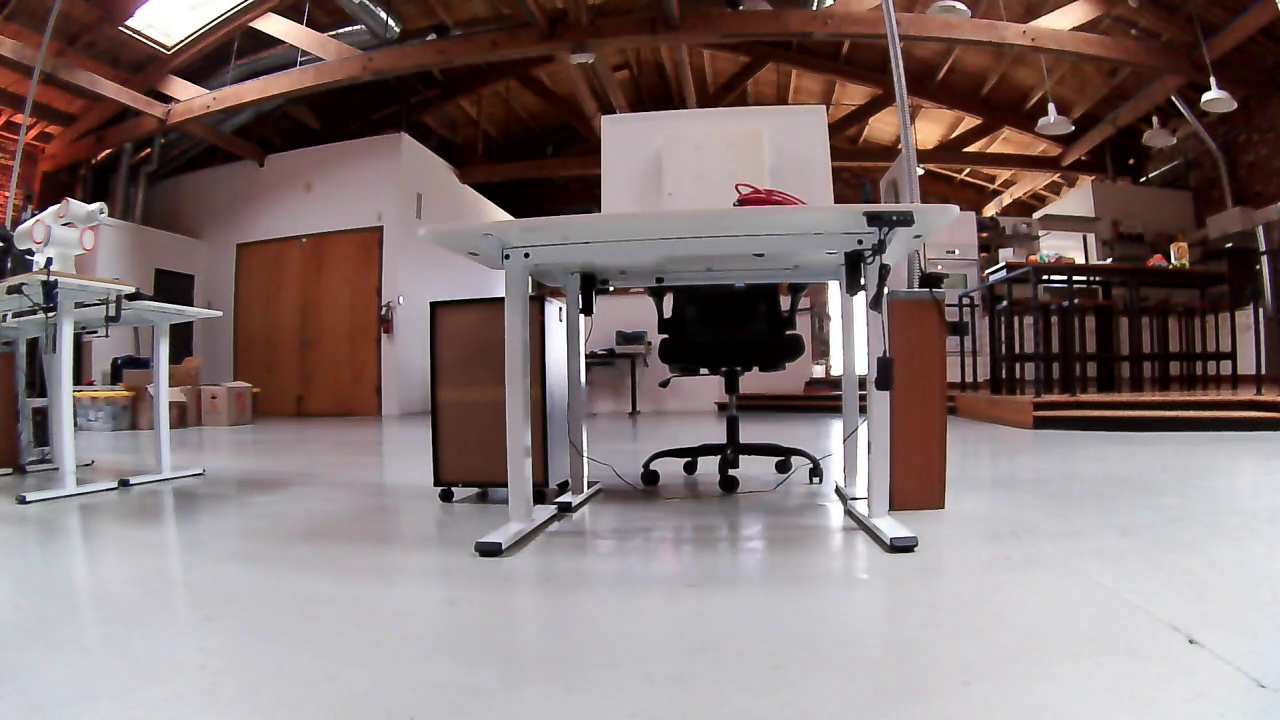
#> input picture assets/frames/1_UnitreePerceptionAgent_frame_.jpg, 1280 x 720 px; its folder holds only this picture in this run
$ python -i frame_processor.py   (imports and definitions only)
#> lines starting #> are read from the running program, lines starting #| are printed output that depends on the picture
# Copyright 2025 Dimensional Inc.
#
# Licensed under the Apache License, Version 2.0 (the "License");
# you may not use this file except in compliance with the License.
# You may obtain a copy of the License at
#
#     http://www.apache.org/licenses/LICENSE-2.0
#
# Unless required by applicable law or agreed to in writing, software
# distributed under the License is distributed on an "AS IS" BASIS,
# WITHOUT WARRANTIES OR CONDITIONS OF ANY KIND, either express or implied.
# See the License for the specific language governing permissions and
# limitations under the License.

from datetime import timedelta
import cv2
import numpy as np
import os
from reactivex import Observable
from reactivex import operators as ops
from typing import Callable, Tuple, Optional

# TODO: Reorganize, filenaming - Consider merger with VideoOperators class
class FrameProcessor:
    def __init__(self, output_dir=f'{os.getcwd()}/assets/output/frames', delete_on_init=False):
        """Initializes the FrameProcessor.

        Sets up the output directory for frame storage and optionally cleans up
        existing JPG files.

        Args:
            output_dir: Directory path for storing processed frames.
                Defaults to '{os.getcwd()}/assets/output/frames'.
            delete_on_init: If True, deletes all existing JPG files in output_dir.
                Defaults to False.

        Raises:
            OSError: If directory creation fails or if file deletion fails.
            PermissionError: If lacking permissions for directory/file operations.
        """
        self.output_dir = output_dir
        os.makedirs(self.output_dir, exist_ok=True)

        if delete_on_init:
            try:
                jpg_files = [f for f in os.listdir(self.output_dir)
                           if f.lower().endswith('.jpg')]
                for file in jpg_files:
                    file_path = os.path.join(self.output_dir, file)
                    os.remove(file_path)
                print(f"Cleaned up {len(jpg_files)} existing JPG files from {self.output_dir}")
            except Exception as e:
                print(f"Error cleaning up JPG files: {e}")
                raise

        self.image_count = 1
        # TODO: Add randomness to jpg folder storage naming.
        # Will overwrite between sessions.

    # [5 lines left out: function to_grayscale, not called in this run]

    def edge_detection(self, frame):
        return cv2.Canny(frame, 100, 200)

    def resize(self, frame, scale=0.5):
        return cv2.resize(frame, None, fx=scale, fy=scale, interpolation=cv2.INTER_AREA)

    # [144 lines left out: functions export_to_jpeg, compute_optical_flow, visualize_flow, process_stream_edge_detection, process_stream_resize, process_stream_to_greyscale and 1 more, not called in this run]

    def process_stream_optical_flow_with_relevancy(
        self,
        frame_stream: Observable
    ) -> Observable:
        """Processes video stream to compute optical flow with movement relevancy.

        Applies optical flow computation to each frame and returns both the
        visualized flow and a relevancy score indicating the amount of movement.
        The relevancy score is calculated as the mean magnitude of flow vectors.
        This method includes relevancy computation for motion detection.

        Args:
            frame_stream: An Observable emitting video frames as numpy arrays.
                Each frame should be in BGR format with shape (height, width, 3).

        Returns:
            An Observable emitting tuples of (visualized_flow, relevancy_score):
                visualized_flow: np.ndarray, BGR image visualizing optical flow
                relevancy_score: float, mean magnitude of flow vectors,
                    higher values indicate more motion

        Raises:
            TypeError: If frame_stream is not an Observable.
            ValueError: If frames have invalid dimensions or format.

        Examples:
            >>> flow_stream = processor.process_stream_optical_flow_with_relevancy(
            ...     frame_stream
            ... )
            >>> flow_stream.subscribe(
            ...     lambda result: print(f"Motion score: {result[1]}")
            ... )

        Note:
            Relevancy scores are computed using mean magnitude of flow vectors.
            Higher scores indicate more movement in the frame.
        """
        return frame_stream.pipe(
            ops.scan(
                lambda acc, frame: self.compute_optical_flow(acc, frame, compute_relevancy=True),
                (None, None, None)
            ),
            # Result is (current_frame, flow, relevancy)
            ops.filter(lambda result: result[1] is not None),  # Filter out None flows
            ops.map(lambda result: (
                self.visualize_flow(result[1]),  # Visualized flow
                result[2]                        # Relevancy score
            )),
            ops.filter(lambda result: result[0] is not None)  # Ensure valid visualization
        )

    # [35 lines left out: function process_stream_with_jpeg_export, not called in this run]

>>> import cv2
>>> picture = cv2.imread('../../assets/frames/1_UnitreePerceptionAgent_frame_.jpg', cv2.IMREAD_GRAYSCALE)
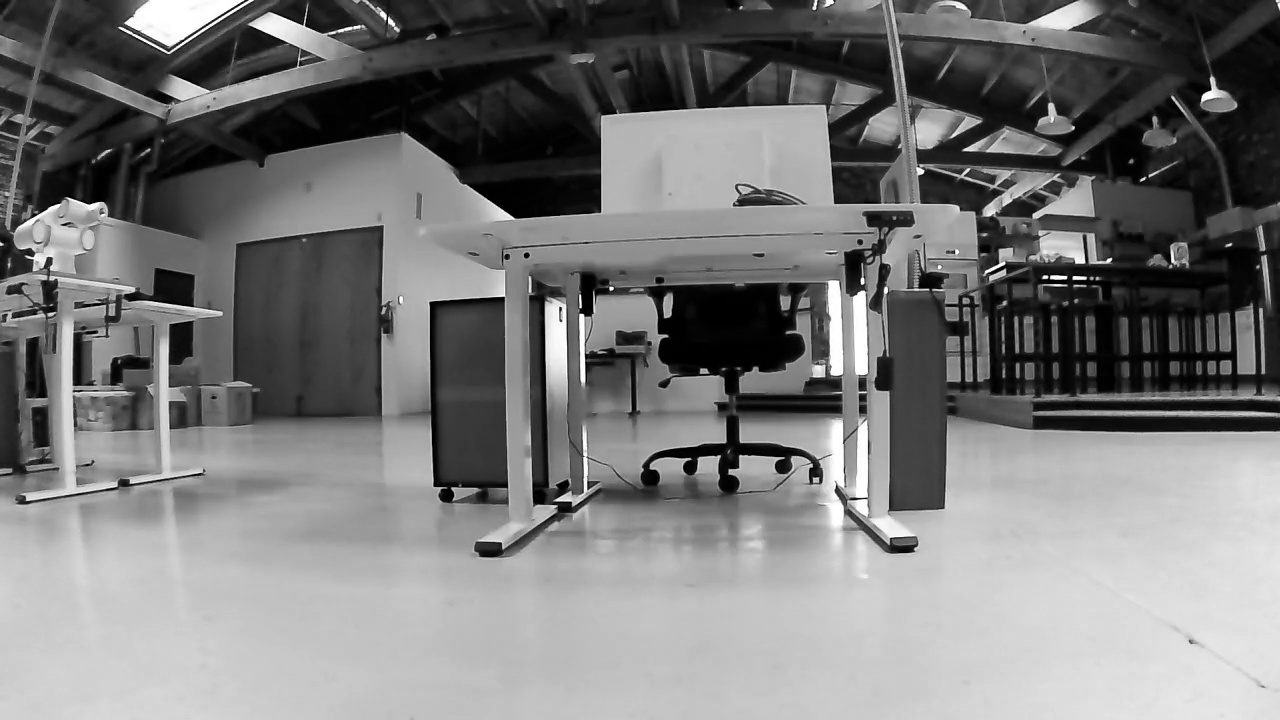
#> picture: shape (720, 1280); min 0, max 255, mean 120.8
>>> result = FrameProcessor().process_stream_optical_flow_with_relevancy(picture)
#> (the run stopped early here; a loop or call above may not have finished)

$ run again, on assets/frames/2_UnitreePerceptionAgent_frame_.jpg
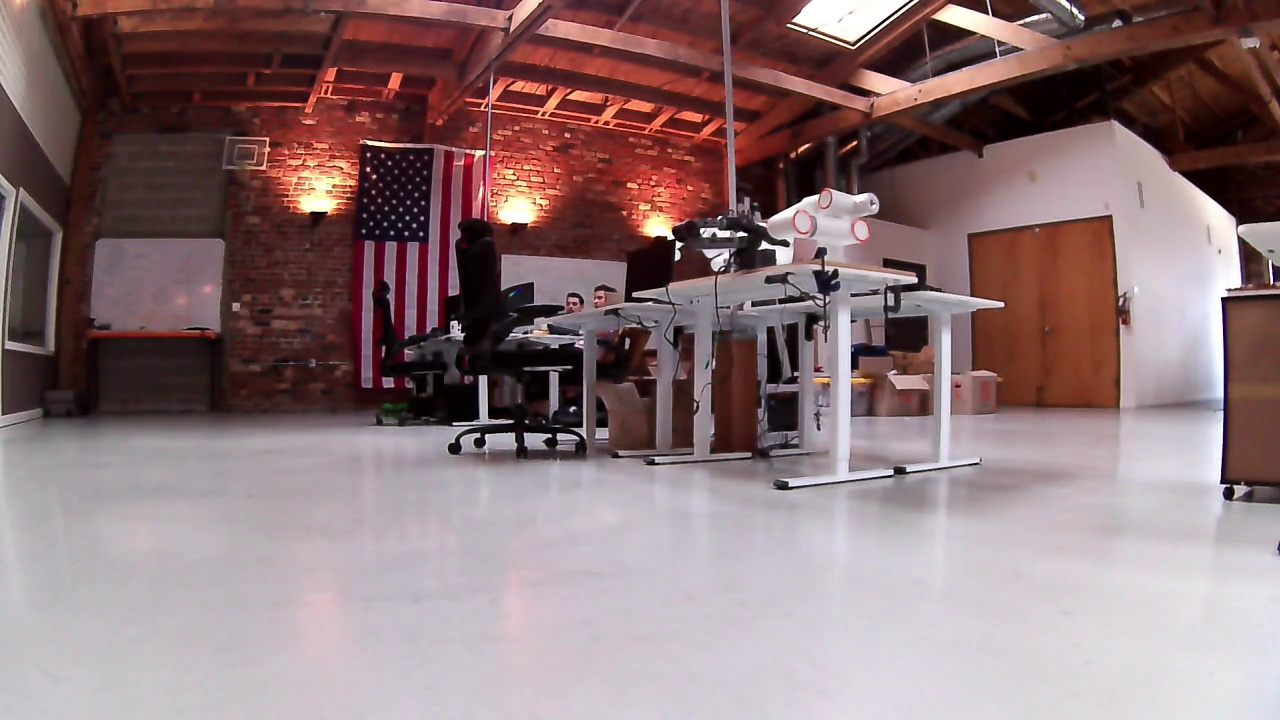
#> input picture assets/frames/2_UnitreePerceptionAgent_frame_.jpg, 1280 x 720 px
#> `picture = cv2.imread('../../assets/frames/1_UnitreePerceptionAgent_fra..`:
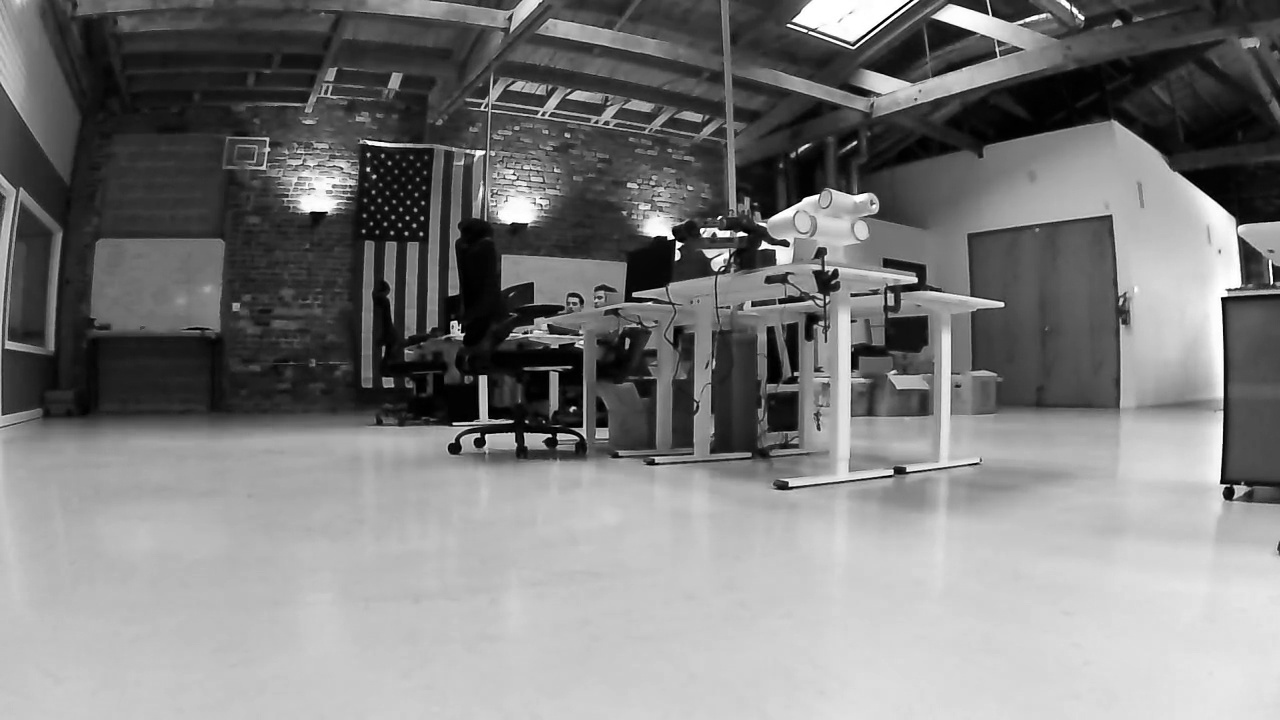
#> picture: shape (720, 1280); min 0, max 255, mean 124.1

$ run again, on assets/frames/3_UnitreePerceptionAgent_frame_.jpg
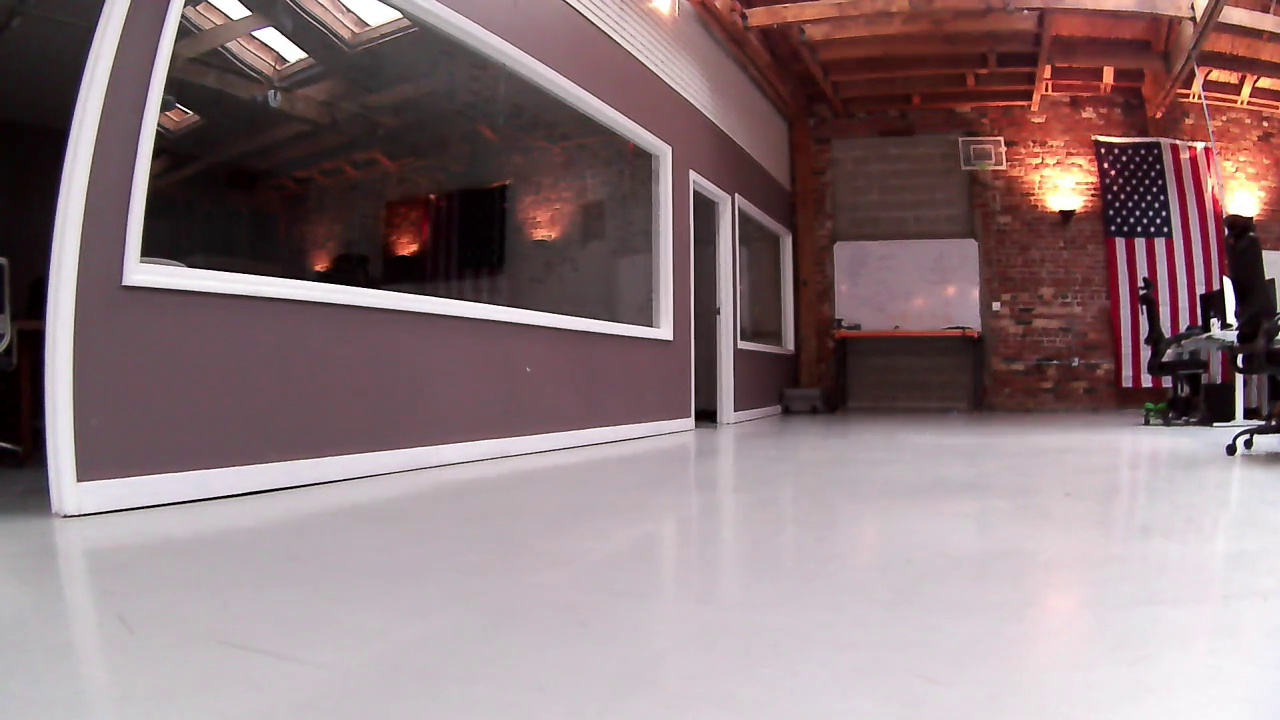
#> input picture assets/frames/3_UnitreePerceptionAgent_frame_.jpg, 1280 x 720 px
#> `picture = cv2.imread('../../assets/frames/1_UnitreePerceptionAgent_fra..`:
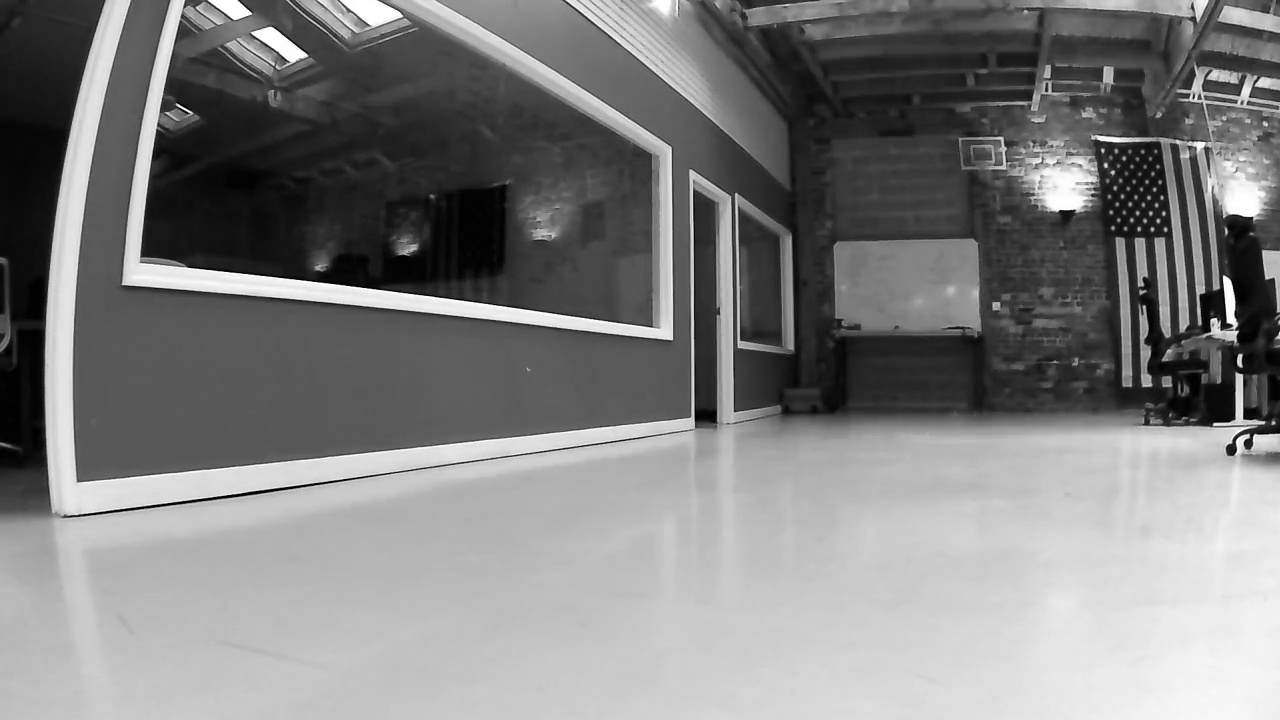
#> picture: shape (720, 1280); min 0, max 255, mean 127

$ run again, on assets/frames/4_UnitreePerceptionAgent_frame_.jpg
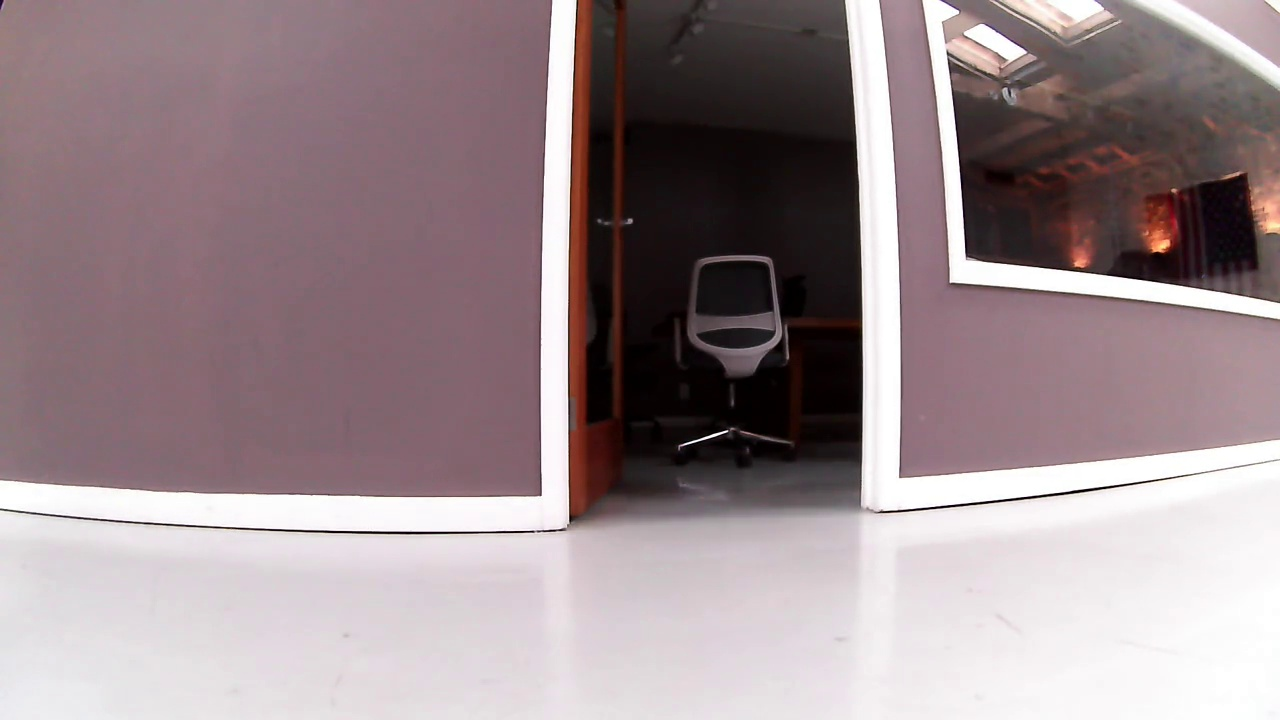
#> input picture assets/frames/4_UnitreePerceptionAgent_frame_.jpg, 1280 x 720 px
#> `picture = cv2.imread('../../assets/frames/1_UnitreePerceptionAgent_fra..`:
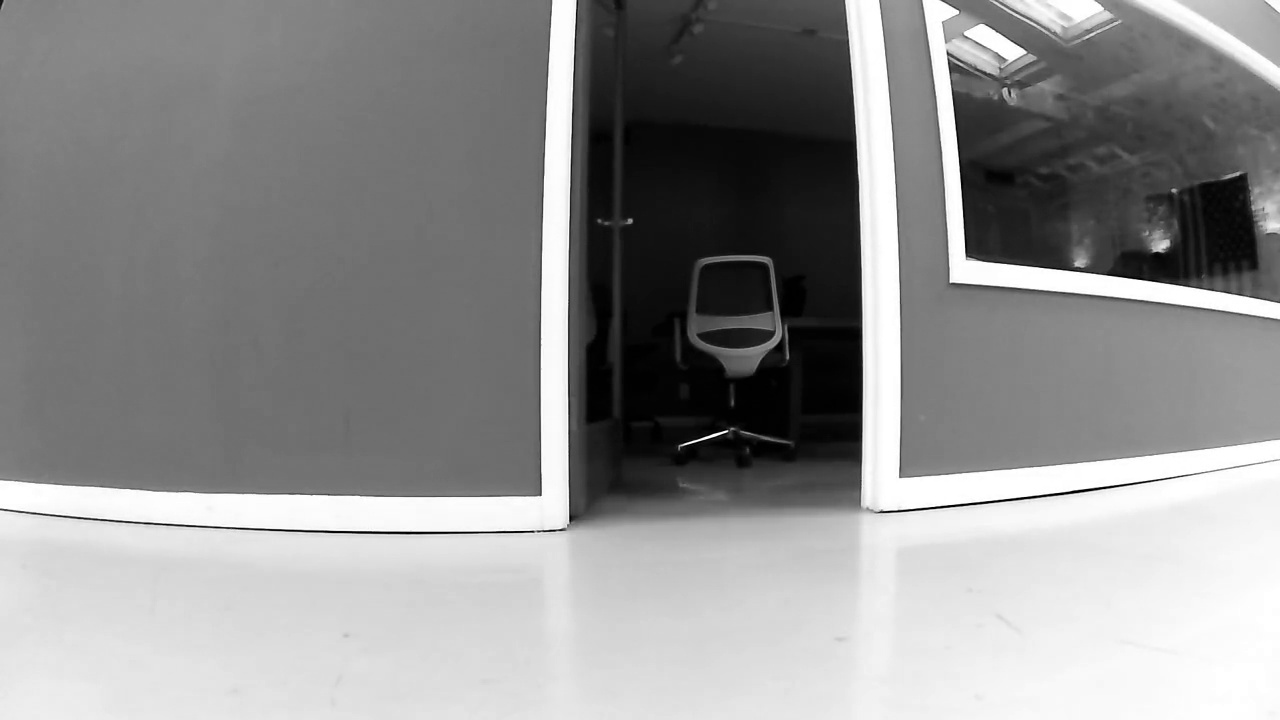
#> picture: shape (720, 1280); min 0, max 255, mean 143.7
